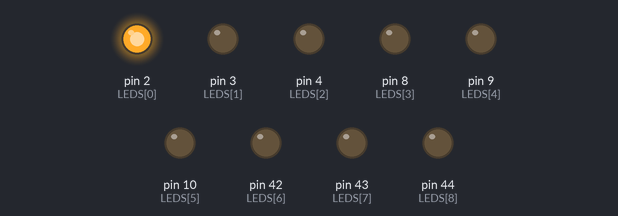
Bench run of a sketch on a simulated Arduino Mega 2560, built with avr-gcc and run on an emulated ATmega2560. Shown: output pins drawn as LEDs (lit = HIGH).

Above: at 0.2 s.
At 1.2 s:
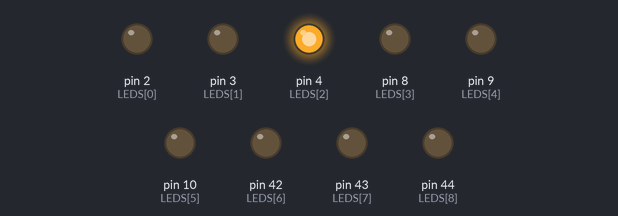
At 1.7 s:
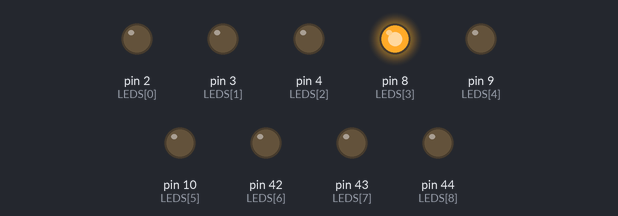
At 2.7 s:
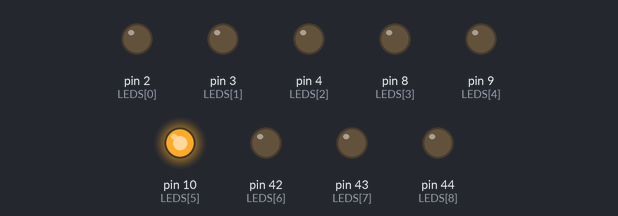
At 3.7 s:
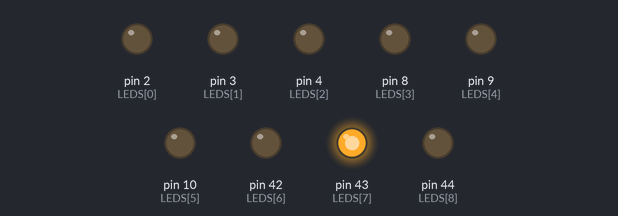
At 5.2 s:
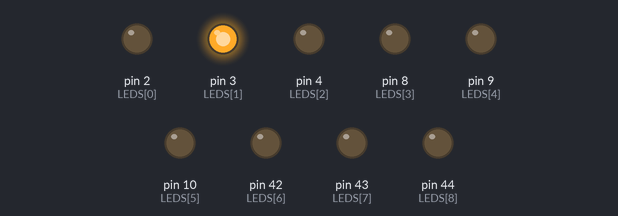
Timing chart, 0 to 5.9 s (numbered marks = the images above):
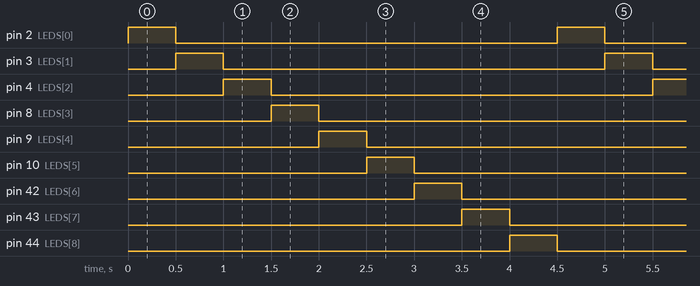

The sketch:

plantilla.ino
```cpp
// Practica L1 - Parte I (Listado L1.1 de la guia): secuencia sobre los nueve focos con
// arreglo y temporizacion no bloqueante. Partes II-IV: amplialo con el antirrebote
// (L1.4) y la maquina de estados del cruce (L1.5).
#include <Controllino.h>
// Los nueve focos de la matriz 3x3 del tablero
const uint8_t LEDS[9] = {
  CONTROLLINO_D0, CONTROLLINO_D1, CONTROLLINO_D2,
  CONTROLLINO_D6, CONTROLLINO_D7, CONTROLLINO_D8,
  CONTROLLINO_D12, CONTROLLINO_D13, CONTROLLINO_D14 };
const uint8_t N_LEDS = 9;
const unsigned long T_PASO = 500UL;   // ms encendido cada foco
unsigned long t_ultimo = 0;           // instante del ultimo cambio
uint8_t indice = 0;                   // foco activo en este momento

void setup() {
  Serial.begin(115200);
  for (uint8_t i = 0; i < N_LEDS; i++) { pinMode(LEDS[i], OUTPUT); }
  digitalWrite(LEDS[0], HIGH); t_ultimo = millis();
}

void loop() {
  unsigned long ahora = millis();
  // Resta sin signo: inmune al desbordamiento de millis()
  if (ahora - t_ultimo >= T_PASO) {
    t_ultimo += T_PASO;               // base de tiempo sin deriva
    digitalWrite(LEDS[indice], LOW);
    indice = (indice + 1) % N_LEDS;
    digitalWrite(LEDS[indice], HIGH);
  }
  // El lazo queda libre: aqui cabria leer entradas o atender el bus
}
```

Measured:
- by itself, pin 2 (LEDS[0]), pin 3 (LEDS[1]), pin 4 (LEDS[2]), pin 8 (LEDS[3]), pin 9 (LEDS[4]), pin 10 (LEDS[5]), pin 42 (LEDS[6]), pin 43 (LEDS[7]), pin 44 (LEDS[8]): alternates HIGH for 0.50 s and LOW for 4.0 s
- by itself, everything shown: repeats every 4.5 s, in 9 steps
